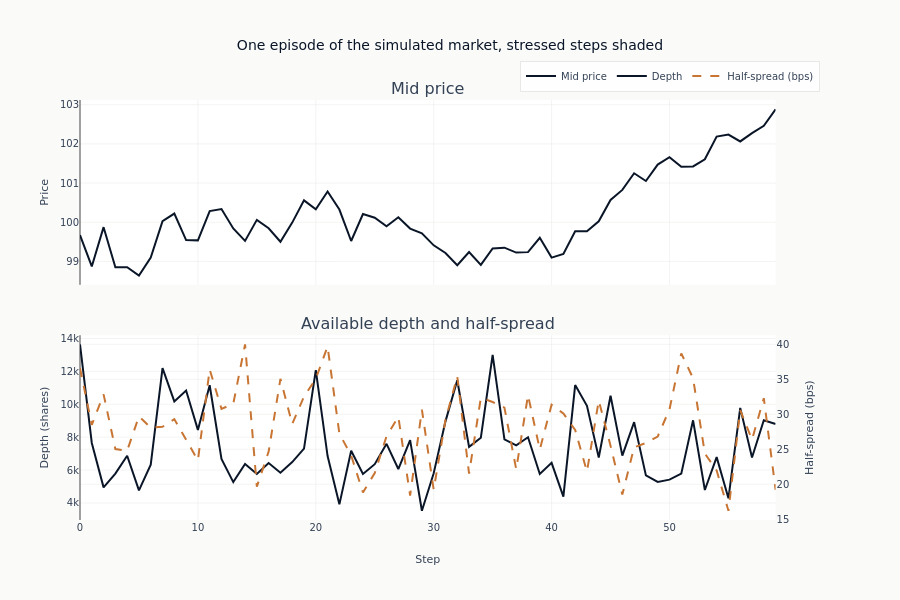

The cell this chart's notebook holds for it:
### Code cell
fig = make_subplots(
    rows=2,
    cols=1,
    shared_xaxes=True,
    subplot_titles=["Mid price", "Available depth and half-spread"],
    specs=[[{}], [{"secondary_y": True}]],
    vertical_spacing=0.12,
)
fig.add_trace(
    go.Scatter(
        x=sample_path["step"],
        y=sample_path["mid_price"],
        name="Mid price",
        line=dict(color=COLORS["blue"], width=2),
    ),
    row=1,
    col=1,
)
fig.add_trace(
    go.Scatter(
        x=sample_path["step"],
        y=sample_path["depth"],
        name="Depth",
        line=dict(color=COLORS["blue"], width=2),
    ),
    row=2,
    col=1,
)
fig.add_trace(
    go.Scatter(
        x=sample_path["step"],
        y=sample_path["spread_bps"] / 2,
        name="Half-spread (bps)",
        line=dict(color=COLORS["copper"], width=2, dash="dash"),
    ),
    row=2,
    col=1,
    secondary_y=True,
)

# The rectangles go on after the traces and below them: Plotly's default
# `exclude_empty_subplots=True` drops a shape added to a subplot that holds no
# trace yet, which silently removed the shading this figure's title promises.
for stressed_step in sample_path.filter(pl.col("regime") == 1)["step"]:
    for panel in (1, 2):
        fig.add_vrect(
            x0=stressed_step - 0.5,
            x1=stressed_step + 0.5,
            fillcolor=COLORS["amber"],
            opacity=0.15,
            line_width=0,
            layer="below",
            row=panel,
            col=1,
        )
fig.update_yaxes(title_text="Price", row=1, col=1)
fig.update_yaxes(title_text="Depth (shares)", row=2, col=1)
fig.update_yaxes(title_text="Half-spread (bps)", row=2, col=1, secondary_y=True)
fig.update_xaxes(title_text="Step", row=2, col=1)
fig.update_layout(
    title="One episode of the simulated market, stressed steps shaded",
    height=600,
    legend=dict(orientation="h", yanchor="bottom", y=1.02, xanchor="right", x=1),
)
show_plotly_with_alt(
    fig,
    "Two stacked panels over one sixty-step episode, with the stressed steps shaded: the mid price on top, and below it the available depth against a dashed half-spread on a second axis.",
)

### Figure 1 — Plotly figure (JSON) as saved in the notebook; plotly's stock layout.template omitted (floating-point values rounded to 4 significant figures)
{"data": [{"line": {"color": "#0a1628", "width": 2}, "name": "Mid price", "type": "scatter", "x": [0, 1, 2, 3, 4, 5, 6, 7, 8, 9, 10, 11, 12, 13, 14, 15, 16, 17, 18, 19, 20, 21, 22, 23, 24, 25, 26, 27, 28, 29, 30, 31, 32, 33, 34, 35, 36, 37, 38, 39, 40, 41, 42, 43, 44, 45, 46, 47, 48, 49, 50, 51, 52, 53, 54, 55, 56, 57, 58, 59], "xaxis": "x", "y": [99.67, 98.87, 99.87, 98.85, 98.85, 98.64, 99.1, 100.0, 100.2, 99.55, 99.54, 100.3, 100.3, 99.84, 99.52, 100.1, 99.85, 99.5, 99.99, 100.6, 100.3, 100.8, 100.3, 99.52, 100.2, 100.1, 99.9, 100.1, 99.84, 99.72, 99.41, 99.22, 98.9, 99.24, 98.91, 99.33, 99.35, 99.23, 99.24, 99.6, 99.1, 99.19, 99.77, 99.77, 100.0, 100.6, 100.8, 101.3, 101.1, 101.5, 101.7, 101.4, 101.4, 101.6, 102.2, 102.2, 102.1, 102.3, 102.5, 102.9], "yaxis": "y"}, {"line": {"color": "#0a1628", "width": 2}, "name": "Depth", "type": "scatter", "x": [0, 1, 2, 3, 4, 5, 6, 7, 8, 9, 10, 11, 12, 13, 14, 15, 16, 17, 18, 19, 20, 21, 22, 23, 24, 25, 26, 27, 28, 29, 30, 31, 32, 33, 34, 35, 36, 37, 38, 39, 40, 41, 42, 43, 44, 45, 46, 47, 48, 49, 50, 51, 52, 53, 54, 55, 56, 57, 58, 59], "xaxis": "x2", "y": [13640.0, 7647.0, 4948.0, 5785.0, 6868.0, 4764.0, 6330.0, 12200.0, 10170.0, 10840.0, 8442.0, 11160.0, 6676.0, 5268.0, 6370.0, 5765.0, 6432.0, 5836.0, 6487.0, 7301.0, 12070.0, 6854.0, 3917.0, 7178.0, 5763.0, 6357.0, 7595.0, 6063.0, 7825.0, 3526.0, 5805.0, 8962.0, 11460.0, 7409.0, 7966.0, 13000.0, 7872.0, 7503.0, 7993.0, 5764.0, 6437.0, 4385.0, 11170.0, 9908.0, 6766.0, 10520.0, 6877.0, 8912.0, 5674.0, 5275.0, 5417.0, 5782.0, 9026.0, 4787.0, 6786.0, 4283.0, 9782.0, 6764.0, 9026.0, 8797.0], "yaxis": "y2"}, {"line": {"color": "#C87533", "dash": "dash", "width": 2}, "name": "Half-spread (bps)", "type": "scatter", "x": [0, 1, 2, 3, 4, 5, 6, 7, 8, 9, 10, 11, 12, 13, 14, 15, 16, 17, 18, 19, 20, 21, 22, 23, 24, 25, 26, 27, 28, 29, 30, 31, 32, 33, 34, 35, 36, 37, 38, 39, 40, 41, 42, 43, 44, 45, 46, 47, 48, 49, 50, 51, 52, 53, 54, 55, 56, 57, 58, 59], "xaxis": "x2", "y": [36.6, 28.49, 32.85, 25.02, 24.8, 29.71, 28.07, 28.22, 29.31, 26.4, 23.41, 36.42, 30.77, 31.49, 39.99, 19.65, 24.66, 35.07, 28.6, 32.53, 35.07, 39.69, 27.23, 24.11, 18.81, 21.6, 26.87, 29.64, 18.39, 30.65, 19.22, 29.18, 35.42, 21.52, 32.36, 31.75, 30.96, 22.12, 32.74, 24.96, 31.37, 30.12, 27.75, 21.8, 31.98, 25.5, 18.51, 25.27, 25.89, 26.81, 30.71, 38.71, 35.16, 24.39, 21.95, 16.2, 30.59, 26.37, 32.3, 19.21], "yaxis": "y3"}], "layout": {"annotations": [{"font": {"size": 16}, "showarrow": false, "text": "Mid price", "x": 0.47, "xanchor": "center", "xref": "paper", "y": 1.0, "yanchor": "bottom", "yref": "paper"}, {"font": {"size": 16}, "showarrow": false, "text": "Available depth and half-spread", "x": 0.47, "xanchor": "center", "xref": "paper", "y": 0.44, "yanchor": "bottom", "yref": "paper"}], "height": 600, "legend": {"orientation": "h", "x": 1, "xanchor": "right", "y": 1.02, "yanchor": "bottom"}, "title": {"text": "One episode of the simulated market, stressed steps shaded"}, "xaxis": {"anchor": "y", "domain": [0.0, 0.94], "matches": "x2", "showticklabels": false}, "xaxis2": {"anchor": "y2", "domain": [0.0, 0.94], "title": {"text": "Step"}}, "yaxis": {"anchor": "x", "domain": [0.56, 1.0], "title": {"text": "Price"}}, "yaxis2": {"anchor": "x2", "domain": [0.0, 0.44], "title": {"text": "Depth (shares)"}}, "yaxis3": {"anchor": "x2", "overlaying": "y2", "side": "right", "title": {"text": "Half-spread (bps)"}}}}
